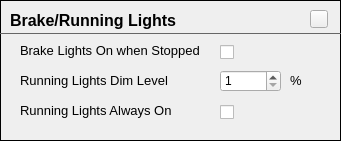
               <widget class="FrameContent" name="frmBrakeLights">
                <property name="geometry">
                 <rect>
                  <x>10</x>
                  <y>0</y>
                  <width>341</width>
                  <height>141</height>
                 </rect>
                </property>
                <property name="frameShape">
                 <enum>QFrame::Box</enum>
                </property>
                <property name="frameShadow">
                 <enum>QFrame::Plain</enum>
                </property>
                <widget class="QLabel" name="label_44">
                 <property name="geometry">
                  <rect>
                   <x>10</x>
                   <y>10</y>
                   <width>191</width>
                   <height>21</height>
                  </rect>
                 </property>
                 <property name="font">
                  <font>
                   <family>MS Shell Dlg 2</family>
                   <pointsize>12</pointsize>
                   <weight>75</weight>
                   <bold>true</bold>
                  </font>
                 </property>
                 <property name="text">
                  <string>Brake/Running Lights</string>
                 </property>
                </widget>
                <widget class="QFrame" name="frame_22">
                 <property name="geometry">
                  <rect>
                   <x>0</x>
                   <y>23</y>
                   <width>341</width>
                   <height>20</height>
                  </rect>
                 </property>
                 <property name="styleSheet">
                  <string notr="true">color: #666;</string>
                 </property>
                 <property name="frameShape">
                  <enum>QFrame::HLine</enum>
                 </property>
                 <property name="frameShadow">
                  <enum>QFrame::Plain</enum>
                 </property>
                </widget>
                <widget class="HelpButton" name="hpbBrakeLights">
                 <property name="geometry">
                  <rect>
                   <x>310</x>
                   <y>10</y>
                   <width>18</width>
                   <height>18</height>
                  </rect>
                 </property>
                 <property name="maximumSize">
                  <size>
                   <width>18</width>
                   <height>18</height>
                  </size>
                 </property>
                 <property name="text">
                  <string/>
                 </property>
                </widget>
                <widget class="QLabel" name="label_91">
                 <property name="geometry">
                  <rect>
                   <x>20</x>
                   <y>40</y>
                   <width>181</width>
                   <height>21</height>
                  </rect>
                 </property>
                 <property name="font">
                  <font>
                   <pointsize>10</pointsize>
                  </font>
                 </property>
                 <property name="text">
                  <string>Brake Lights On when Stopped</string>
                 </property>
                </widget>
                <widget class="QCheckBox" name="chkBrakesOnAtStop">
                 <property name="geometry">
                  <rect>
                   <x>220</x>
                   <y>43</y>
                   <width>16</width>
                   <height>18</height>
                  </rect>
                 </property>
                 <property name="text">
                  <string/>
                 </property>
                </widget>
                <widget class="QLabel" name="label_92">
                 <property name="geometry">
                  <rect>
                   <x>20</x>
                   <y>70</y>
                   <width>181</width>
                   <height>21</height>
                  </rect>
                 </property>
                 <property name="font">
                  <font>
                   <pointsize>10</pointsize>
                  </font>
                 </property>
                 <property name="text">
                  <string>Running Lights Dim Level</string>
                 </property>
                </widget>
                <widget class="QLabel" name="label_53">
                 <property name="geometry">
                  <rect>
                   <x>290</x>
                   <y>70</y>
                   <width>21</width>
                   <height>21</height>
                  </rect>
                 </property>
                 <property name="font">
                  <font>
                   <pointsize>10</pointsize>
                  </font>
                 </property>
                 <property name="text">
                  <string>%</string>
                 </property>
                </widget>
                <widget class="QSpinBox" name="spinRunningLightsDimLevel">
                 <property name="geometry">
                  <rect>
                   <x>220</x>
                   <y>70</y>
                   <width>61</width>
                   <height>22</height>
                  </rect>
                 </property>
                 <property name="minimum">
                  <number>1</number>
                 </property>
                 <property name="maximum">
                  <number>100</number>
                 </property>
                </widget>
                <widget class="QCheckBox" name="chkRunningLightsAlwaysOn">
                 <property name="geometry">
                  <rect>
                   <x>220</x>
                   <y>103</y>
                   <width>16</width>
                   <height>18</height>
                  </rect>
                 </property>
                 <property name="text">
                  <string/>
                 </property>
                </widget>
                <widget class="QLabel" name="label_93">
                 <property name="geometry">
                  <rect>
                   <x>20</x>
                   <y>100</y>
                   <width>181</width>
                   <height>21</height>
                  </rect>
                 </property>
                 <property name="font">
                  <font>
                   <pointsize>10</pointsize>
                  </font>
                 </property>
                 <property name="text">
                  <string>Running Lights Always On</string>
                 </property>
                </widget>
               </widget>
